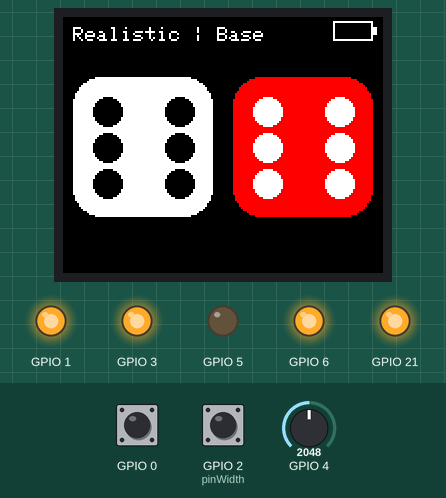
Simulated run of this program. Board: ESP32-C3. On the bench: 160×128 colour display, output pins drawn as LEDs (lit = HIGH). The inputs (shaded band) are chosen by the test bench; at power-on: GPIO 0 HIGH, GPIO 2 (pinWidth) HIGH, GPIO 4 = 2048 (analog values on the 0–4095 scale). Random numbers use the default seed unless the program sets one; EEPROM starts erased.

Above: at 1.6 s.
1.7 s: GPIO 0 pulled LOW for 0.15 s
At 1.96 s:
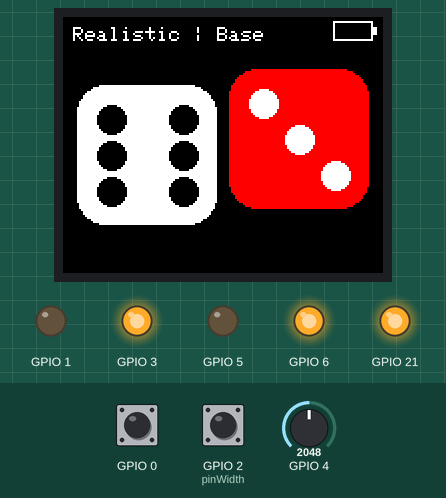
2.4 s: GPIO 2 (pinWidth) pulled LOW for 1 s
At 4.1 s:
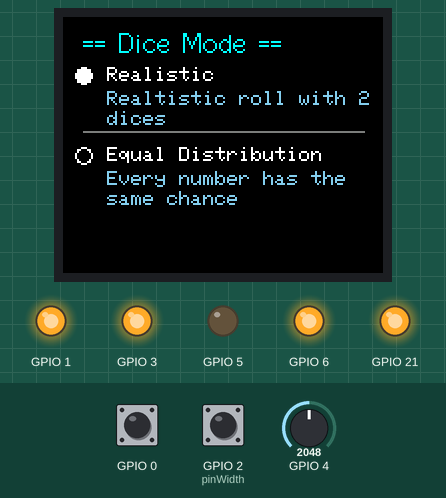
4.9 s: GPIO 2 (pinWidth) pulled LOW for 0.15 s
At 6.0 s:
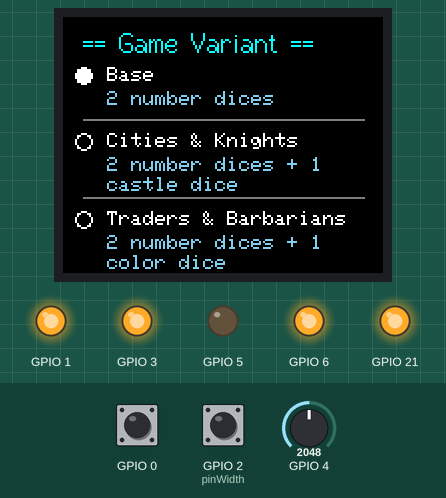
6.5 s: GPIO 2 (pinWidth) pulled LOW for 0.15 s
At 7.2 s:
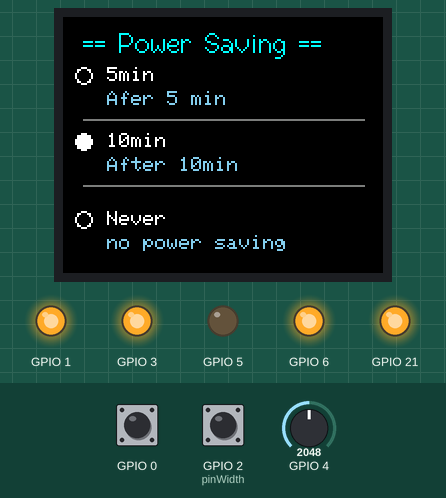
8.1 s: GPIO 0 pulled LOW for 0.15 s
At 9.4 s:
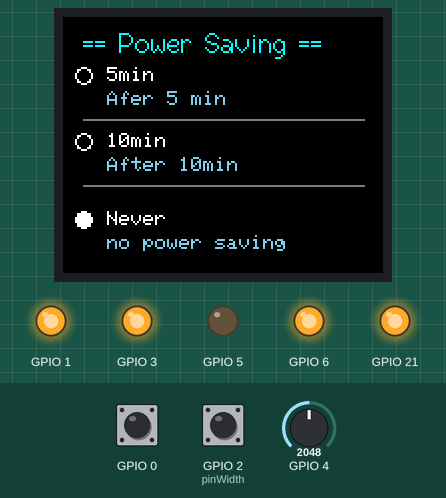
9.7 s: GPIO 2 (pinWidth) pulled LOW for 0.15 s
At 11.3 s:
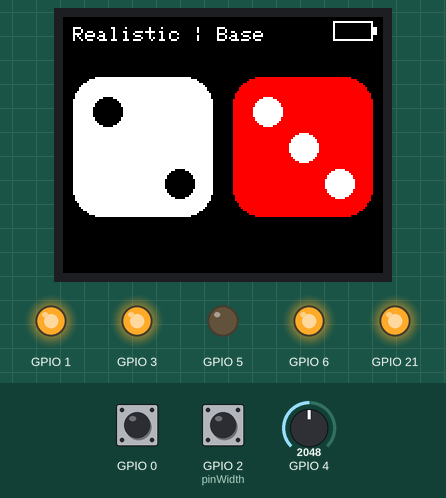
Timing chart, 0 to 12.4 s (numbered marks = the images above; inputs shaded):
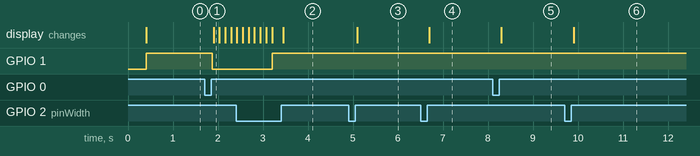

The program:

main.cpp
```cpp
#include <Arduino.h>
#include <esp_sleep.h>
#include <TFT_eSPI.h> // Graphics and font library for ST7735 driver chip
#include <SPI.h>
#include <bitmaps.h>
#include <esp_adc_cal.h>
#include <Preferences.h>
#include <AceButton.h>
using namespace ace_button;

TFT_eSPI tft = TFT_eSPI();
Preferences prefs;
esp_adc_cal_characteristics_t adc_chars;

AceButton button;
AceButton menuButton;

#define R1 51000.0
#define R2 51000.0

enum DiceMode
{
  REALISTIC,
  EQUAL
};
enum GameVariant
{
  BASE,
  CITIES_AND_KNIGHTS,
  TRADERS_AND_BARBARIANS,
};

enum DiceType
{
  NUMBER,
  COLOR,
  CASTLE
};

enum PowerSaveMode
{
  NEVER,
  AFTER_5_MIN,
  AFTER_10_MIN
};

// strukt for dices
struct Dice
{
  uint16_t color;
  uint16_t dotColor;
  uint8_t number;
  uint8_t diceSize;
  uint8_t dotSize;
  DiceType type;
};

// Default Values
const int twoDiceSize = 70;
const int threeDiceSize = 50;
const int twoDiceDotSize = twoDiceSize / 10;
RTC_DATA_ATTR Dice whiteDice = {TFT_WHITE, TFT_BLACK, 6, twoDiceSize, twoDiceDotSize, NUMBER};
RTC_DATA_ATTR Dice redDice = {TFT_RED, TFT_WHITE, 6, twoDiceSize, twoDiceDotSize, NUMBER};
RTC_DATA_ATTR Dice castleDice = {TFT_WHITE, TFT_BLACK, 6, threeDiceSize, 0, CASTLE};
RTC_DATA_ATTR Dice colorDice = {TFT_WHITE, TFT_BLACK, 6, threeDiceSize, threeDiceSize / 3, COLOR};
DiceMode diceMode = REALISTIC;
GameVariant gameVariant = BASE;
PowerSaveMode powerSaveMode = AFTER_10_MIN;
uint32_t lastBatteryCheck = 0;
uint16_t batteryCheckInterval = 10000; // 10 seconds
float_t batteryVoltage = 0;
uint8_t batteryPercentage = 0;

uint32_t lastButtonPress = 0;

// Array to store rolled dice statistics (indices 2-12)
RTC_DATA_ATTR uint16_t diceStatistics[13] = {0};

uint8_t menuPage = 0;
bool isInMenu = false;
bool isInStats = false;

// Forward reference to prevent Arduino compiler becoming confused.
void handleButton(AceButton *, uint8_t, uint8_t);
void displayStatus();
void drawDot(int x, int y, Dice dice);
void drawSingleDice(int x, int y, Dice dice);
int getSingleDiceNumber();
void setDiceSize(uint8_t size, Dice *dice);
void rollDice();
void displayStatistics();
void resetStatistics();
void animateRoll(Dice *dice1, Dice *dice2, Dice *extra);
void showDiceScreen();
void setTwoDiceNumbers(Dice *dice1, Dice *dice2, bool addToStatistics = true);
void setCorrectDiceSize();
void showMenuPage();
void drawMenuOption(int y, const char *label, const char *description, bool selected, bool drawLineBelow = true);
float readBatteryVoltage();
int voltageToPercentage(float voltage);
void drawBatteryIcon(int x, int y, uint8_t percentage);
void loadSettings();
void saveSettings();
void setMainButtonLed(bool state)
{
  digitalWrite(BUTTON_LED_PIN, state ? HIGH : LOW);
}
void setMenuButtonLed(bool state)
{
  digitalWrite(MENU_LED_PIN, state ? HIGH : LOW);
}
void enterDeepSleep()
{
  // digitalWrite(DISPLAY_VCC_PIN, LOW);
  // digitalWrite(DISPLAY_BL_PIN, LOW);
  // Wakeup-source
  esp_deep_sleep_enable_gpio_wakeup((1ULL << BUTTON_PIN), ESP_GPIO_WAKEUP_GPIO_LOW);
  esp_deep_sleep_start();
}

void setup(void)
{
  Serial.begin(115200);
  // Serial.end();
  pinMode(BUTTON_PIN, INPUT_PULLUP);
  pinMode(BUTTON_LED_PIN, OUTPUT);
  pinMode(MENU_PIN, INPUT_PULLUP);
  pinMode(MENU_LED_PIN, OUTPUT);

  // Both buttos sharing the same config. Therefore we need to set the features etc only once.
  button.init((uint8_t)BUTTON_PIN, HIGH, 1);
  menuButton.init((uint8_t)MENU_PIN, HIGH, 2);
  button.setEventHandler(handleButton);
  button.getButtonConfig()->setFeature(AceButton::kEventClicked);
  button.getButtonConfig()->setFeature(AceButton::kEventLongPressed);
  button.getButtonConfig()->setClickDelay(500);

  // Battery state // ADC-Kalibrierung
  analogReadResolution(12); // 12-Bit-Resolution
  esp_adc_cal_characterize(ADC_UNIT_1, ADC_ATTEN_DB_11, ADC_WIDTH_BIT_12, 1100, &adc_chars);
  batteryVoltage = readBatteryVoltage();
  batteryPercentage = voltageToPercentage(batteryVoltage);
  lastBatteryCheck = millis();

  // load settings
  loadSettings();

  // Display
  pinMode(DISPLAY_GND_PIN, OUTPUT);
  pinMode(DISPLAY_VCC_PIN, OUTPUT);
  digitalWrite(DISPLAY_GND_PIN, LOW);  // GND
  digitalWrite(DISPLAY_VCC_PIN, HIGH); // VCC
  pinMode(DISPLAY_BL_PIN, OUTPUT);
  digitalWrite(DISPLAY_BL_PIN, HIGH); // BL
  delay(200);                         // Wait for the display to power up
  tft.init();
  tft.setRotation(3);
  tft.fillScreen(TFT_BLACK);

  setMenuButtonLed(1);
  setCorrectDiceSize();
  showDiceScreen();

  lastButtonPress = millis();
}

void loop()
{
  // rollDice();
  // delay(30000);
  button.check();
  menuButton.check();
  // Battery check
  if (millis() - lastBatteryCheck > batteryCheckInterval)
  {
    batteryVoltage = readBatteryVoltage();
    batteryPercentage = voltageToPercentage(batteryVoltage);
    lastBatteryCheck = millis();
  }
  // Power saving
  if ((powerSaveMode == AFTER_5_MIN && millis() - lastButtonPress > 5 * 60 * 1000) ||
      (powerSaveMode == AFTER_10_MIN && millis() - lastButtonPress > 10 * 60 * 1000))
  {
    delay(100);
    enterDeepSleep();
  }
}

void loadSettings()
{
  prefs.begin("dice-settings", true); // "true" = read-only mode
  diceMode = (DiceMode)prefs.getUChar("dicemode", REALISTIC);
  gameVariant = (GameVariant)prefs.getUChar("gamevariant", BASE);
  powerSaveMode = (PowerSaveMode)prefs.getUChar("powersave", AFTER_10_MIN);
  prefs.end();
}

void saveSettings()
{
  prefs.begin("dice-settings", false);
  prefs.putUChar("dicemode", (uint8_t)diceMode);
  prefs.putUChar("gamevariant", (uint8_t)gameVariant);
  prefs.putUChar("powersave", (uint8_t)powerSaveMode);
  prefs.end();
}

void setCorrectDiceSize()
{
  if (gameVariant == BASE)
  {
    setDiceSize(twoDiceSize, &whiteDice);
    setDiceSize(twoDiceSize, &redDice);
  }
  else if (gameVariant == TRADERS_AND_BARBARIANS || gameVariant == CITIES_AND_KNIGHTS)
  {
    setDiceSize(threeDiceSize, &whiteDice);
    setDiceSize(threeDiceSize, &redDice);
    setDiceSize(threeDiceSize, &colorDice);
    setDiceSize(threeDiceSize, &castleDice);
  }
}

// convert battery voltage to percentage
int voltageToPercentage(float voltage)
{
  if (voltage >= 4.05)
    return 100;
  if (voltage >= 4.00)
    return 90;
  if (voltage >= 3.90)
    return 80;
  if (voltage >= 3.80)
    return 70;
  if (voltage >= 3.70)
    return 50;
  if (voltage >= 3.60)
    return 30;
  if (voltage >= 3.50)
    return 20;
  if (voltage >= 3.40)
    return 10;
  return 0; // below 3.50V is considered empty
}

// Measure the battery voltage
float readBatteryVoltage()
{
  uint32_t raw = analogRead(BATTERY_PIN);
  uint32_t millivolts = esp_adc_cal_raw_to_voltage(raw, &adc_chars);

  float voltageADC = millivolts / 1000.0; // Millivolt zu Volt
  float batteryVoltage = voltageADC / (R2 / (R1 + R2));

  return batteryVoltage;
}

void drawBatteryIcon(int x, int y, uint8_t percentage)
{
  const int w = 20;             // Breite des Symbols
  const int h = 10;             // Höhe des Symbols
  const int levelWidth = w - 4; // Breite der Füllanzeige
  const int pinWidth = 2;

  // Gehäuse
  tft.drawRect(x, y, w, h, TFT_WHITE);
  tft.fillRect(x + w, y + 3, pinWidth, h - 6, TFT_WHITE); // kleiner "Pin" rechts

  // Füllung je nach Akkustand
  int fill = map(percentage, 0, 100, 0, levelWidth);
  uint16_t fillColor = TFT_GREEN;
  if (percentage <= 20)
    fillColor = TFT_RED;
  else if (percentage <= 50)
    fillColor = TFT_ORANGE;

  tft.fillRect(x + 2, y + 2, fill, h - 4, fillColor);
}

void showDiceScreen()
{
  tft.fillScreen(TFT_BLACK);
  displayStatus();

  if (gameVariant == BASE)
  {
    drawSingleDice(5, 30, whiteDice);
    drawSingleDice(85, 30, redDice);
  }
  else if (gameVariant == TRADERS_AND_BARBARIANS)
  {
    drawSingleDice(20, 20, whiteDice);
    drawSingleDice(95, 20, redDice);
    drawSingleDice(55, 75, colorDice);
  }
  else if (gameVariant == CITIES_AND_KNIGHTS)
  {
    drawSingleDice(20, 20, whiteDice);
    drawSingleDice(95, 20, redDice);
    drawSingleDice(55, 75, castleDice);
  }
  setMainButtonLed(1);
}

void animateRoll(Dice *dice1, Dice *dice2, Dice *extra)
{
  for (int i = 0; i < 10; i++)
  {
    tft.fillRect(0, 15, 260, 128 - 15, TFT_BLACK);

    int offsetX = random(-5, 5);
    int offsetY = random(-5, 5);

    setTwoDiceNumbers(dice1, dice2, false);
    if (extra != nullptr)
    {
      extra->number = getSingleDiceNumber();
    }

    if (gameVariant == BASE)
    {
      drawSingleDice(5 + offsetX, 30 + offsetY, *dice1);
      drawSingleDice(85 - offsetX, 30 - offsetY, *dice2);
    }
    else if (gameVariant == TRADERS_AND_BARBARIANS || gameVariant == CITIES_AND_KNIGHTS)
    {
      drawSingleDice(20 + offsetX, 20 + offsetY, *dice1);
      drawSingleDice(95 + offsetX, 20 + offsetY, *dice2);
      drawSingleDice(55 + offsetX, 75 + offsetY, *extra);
    }
    delay(100);
  }
}

void rollDice()
{
  if (gameVariant == BASE)
  {
    animateRoll(&whiteDice, &redDice, nullptr);
    setTwoDiceNumbers(&whiteDice, &redDice, true);
  }
  else if (gameVariant == TRADERS_AND_BARBARIANS)
  {
    animateRoll(&whiteDice, &redDice, &colorDice);
    setTwoDiceNumbers(&whiteDice, &redDice, true);
    colorDice.number = getSingleDiceNumber();
  }
  else if (gameVariant == CITIES_AND_KNIGHTS)
  {
    animateRoll(&whiteDice, &redDice, &castleDice);
    setTwoDiceNumbers(&whiteDice, &redDice, true);
    castleDice.number = getSingleDiceNumber();
  }

  showDiceScreen();
}

void handleButton(AceButton *button, uint8_t eventType, uint8_t /*buttonState*/)
{
  if (button->getId() == 1) // Main button
  {
    lastButtonPress = millis();
    if (eventType == AceButton::kEventClicked)
    {
      if (isInMenu)
      {
        switch (menuPage)
        {
        case 0: // Dice Mode
          diceMode = (diceMode == REALISTIC) ? EQUAL : REALISTIC;
          break;
        case 1: // Game Variant
          gameVariant = static_cast<GameVariant>((gameVariant + 1) % 3);
          setCorrectDiceSize();
          break;
        case 2: // Power saving
          powerSaveMode = static_cast<PowerSaveMode>((powerSaveMode + 1) % 3);
          break;
        }
        showMenuPage();
      }
      else if (isInStats)
      {
        isInStats = false;
        showDiceScreen();
      }
      else
      {
        setMainButtonLed(0);
        rollDice();
      }
    }
    else if (eventType == AceButton::kEventLongPressed)
    {
      if (!isInMenu)
        displayStatistics();
    }
  }
  else if (button->getId() == 2) // Menu button
  {
    lastButtonPress = millis();
    if (eventType == AceButton::kEventClicked)
    {
      if (!isInMenu)
      {
        isInMenu = true;
        menuPage = 0;
        showMenuPage();
      }
      else
      {
        menuPage++;
        if (menuPage > 2)
        {
          isInMenu = false;
          saveSettings();
          resetStatistics();
          showDiceScreen();
        }
        else
        {
          showMenuPage();
        }
      }
    }
    else if (eventType == AceButton::kEventLongPressed)
    {
      if (!isInMenu)
        resetStatistics();
    }
  }
}

void drawMenuOption(int y, const char *label, const char *description, bool selected, bool drawLineBelow)
{
  int x = 10;
  int radius = 4;
  tft.setTextSize(1);

  // Radio Button
  tft.drawCircle(x, y + 4, radius, TFT_WHITE);
  if (selected)
  {
    tft.fillCircle(x, y + 4, radius - 1, TFT_WHITE);
  }

  // Option Label
  tft.setCursor(x + 12, y);
  tft.setTextColor(TFT_WHITE);
  tft.print(label);

  // Beschreibung
  tft.setTextColor(TFT_SKYBLUE);
  const int maxCharsPerLine = 22;
  int descY = y + 12;
  int indentX = x + 12;

  size_t len = strlen(description);
  if (len > maxCharsPerLine)
  {
    // Finde letztes Leerzeichen vor Grenze
    int splitPos = maxCharsPerLine;
    for (int i = maxCharsPerLine; i >= 0; i--)
    {
      if (description[i] == ' ')
      {
        splitPos = i;
        break;
      }
    }

    char firstLine[splitPos + 1];
    strncpy(firstLine, description, splitPos);
    firstLine[splitPos] = '\0';

    const char *secondLine = description + splitPos + 1;

    tft.setCursor(indentX, descY);
    tft.print(firstLine);

    tft.setCursor(indentX, descY + 10);
    tft.print(secondLine);
    // Trennlinie darunter
    if (drawLineBelow)
    {
      tft.drawLine(x, y + 32, 160 - x, y + 32, TFT_DARKGREY);
    }
  }
  else
  {
    tft.setCursor(indentX, descY);
    tft.print(description);
    // Trennlinie darunter
    if (drawLineBelow)
    {
      tft.drawLine(x, y + 26, 160 - x, y + 26, TFT_DARKGREY);
    }
  }
}

void showMenuPage()
{
  tft.fillScreen(TFT_BLACK);
  tft.setTextColor(TFT_CYAN);
  tft.setCursor(10, 5);

  if (menuPage == 0)
  {
    tft.setTextFont(2);
    tft.println("== Dice Mode ==");
    tft.setTextFont(1);

    drawMenuOption(25, "Realistic",
                   "Realtistic roll with 2 dices",
                   diceMode == REALISTIC);
    drawMenuOption(65, "Equal Distribution",
                   "Every number has the same chance",
                   diceMode == EQUAL,
                   false);

    tft.setCursor(10, 100);
    tft.setTextColor(TFT_YELLOW);
  }

  else if (menuPage == 1)
  {
    tft.setTextFont(2);
    tft.println("== Game Variant ==");
    tft.setTextFont(1);

    drawMenuOption(25, "Base",
                   "2 number dices",
                   gameVariant == BASE);
    drawMenuOption(58, "Cities & Knights",
                   "2 number dices + 1 castle dice",
                   gameVariant == CITIES_AND_KNIGHTS);
    drawMenuOption(97, "Traders & Barbarians",
                   "2 number dices + 1 color dice",
                   gameVariant == TRADERS_AND_BARBARIANS,
                   false);

    tft.setCursor(10, 125);
    tft.setTextColor(TFT_YELLOW);
  }
  else if (menuPage == 2)
  {
    tft.setTextFont(2);
    tft.println("== Power Saving ==");
    tft.setTextFont(1);

    drawMenuOption(25, "5min",
                   "Afer 5 min",
                   powerSaveMode == AFTER_5_MIN);
    drawMenuOption(58, "10min",
                   "After 10min",
                   powerSaveMode == AFTER_10_MIN);
    drawMenuOption(97, "Never",
                   "no power saving",
                   powerSaveMode == NEVER,
                   false);

    tft.setCursor(10, 125);
    tft.setTextColor(TFT_YELLOW);
  }
}

void displayStatus()
{
  tft.setTextSize(1);
  tft.setTextColor(TFT_WHITE, TFT_BLACK);
  tft.setCursor(5, 5);
  tft.print((diceMode == REALISTIC) ? "Realistic" : "Equal");
  tft.print(" | ");
  switch (gameVariant)
  {
  case CITIES_AND_KNIGHTS:
    tft.print("Cities");
    break;
  case TRADERS_AND_BARBARIANS:
    tft.print("Traders");
    break;

  default:
    tft.print("Base");
    break;
  }
  // tft.setCursor(135, 5);
  // tft.setTextColor(TFT_YELLOW, TFT_BLACK);
  // tft.print(batteryPercentage);
  // tft.print("% ");
  drawBatteryIcon(135, 2, batteryPercentage);
}

void drawDot(int x, int y, Dice dice)
{
  tft.fillCircle(x, y, dice.dotSize, dice.dotColor);
}

void drawSingleDice(int x, int y, Dice dice)
{
  int radius = dice.diceSize / 5; // corner radius
  tft.fillRoundRect(x, y, dice.diceSize, dice.diceSize, radius, dice.color);

  if (dice.type == NUMBER)
  {
    int offset = dice.diceSize / 4;
    int cx = x + dice.diceSize / 2;
    int cy = y + dice.diceSize / 2;

    // Middle dot
    if (dice.number % 2 == 1)
      drawDot(cx, cy, dice);

    // Top-left and bottom-right dots
    if (dice.number > 1)
    {
      drawDot(x + offset, y + offset, dice);
      drawDot(x + dice.diceSize - offset, y + dice.diceSize - offset, dice);
    }

    // Top-right and bottom-left dots
    if (dice.number > 3)
    {
      drawDot(x + dice.diceSize - offset, y + offset, dice);
      drawDot(x + offset, y + dice.diceSize - offset, dice);
    }

    // Middle dots left and right for number 6
    if (dice.number == 6)
    {
      drawDot(x + offset, cy, dice);
      drawDot(x + dice.diceSize - offset, cy, dice);
    }
  }
  else if (dice.type == COLOR)
  {
    uint16_t colors[7] = {TFT_WHITE, TFT_GREEN, TFT_GREEN, TFT_GOLD, TFT_GOLD, TFT_PURPLE, TFT_PURPLE};
    int cx = x + dice.diceSize / 2;
    int cy = y + dice.diceSize / 2;
    tft.fillCircle(cx, cy, dice.dotSize, colors[dice.number]);
  }
  else if (dice.type == CASTLE)
  {
    int bmpSize = 40;
    int cx = x + dice.diceSize / 2 - bmpSize / 2;
    int cy = y + dice.diceSize / 2 - bmpSize / 2;
    if (dice.number == 1 || dice.number == 2 || dice.number == 3)
    {
      tft.drawBitmap(cx, cy, pirateShip, bmpSize, bmpSize, TFT_WHITE, TFT_BLACK);
    }
    else if (dice.number == 4)
    {
      tft.drawBitmap(cx, cy, burg, bmpSize, bmpSize, TFT_WHITE, TFT_BLUE);
    }
    else if (dice.number == 5)
    {
      tft.drawBitmap(cx, cy, burg, bmpSize, bmpSize, TFT_WHITE, TFT_GOLD);
    }
    else if (dice.number == 6)
    {
      tft.drawBitmap(cx, cy, burg, bmpSize, bmpSize, TFT_WHITE, TFT_GREEN);
    }
  }
}

int getSingleDiceNumber()
{
  return random(1, 7);
}

void setTwoDiceNumbers(Dice *dice1, Dice *dice2, bool addToStatistics)
{
  if (diceMode == EQUAL)
  {
    int sum = random(2, 13);
    int number1 = 0;
    int number2 = 0;

    if (sum == 2)
    {
      number1 = number2 = 1;
    }
    else if (sum == 12)
    {
      number1 = number2 = 6;
    }
    else
    {
      // Ensure both dice are valid
      do
      {
        number1 = random(1, 7);
        number2 = sum - number1;
      } while (number2 < 1 || number2 > 6);
    }

    dice1->number = number1;
    dice2->number = number2;

    // Update statistics
    if (addToStatistics)
    {
      diceStatistics[sum]++;
    }
  }
  else if (diceMode == REALISTIC)
  {
    int number1 = getSingleDiceNumber();
    int number2 = getSingleDiceNumber();

    dice1->number = number1;
    dice2->number = number2;
    // Update the statistics
    if (addToStatistics)
    {
      diceStatistics[number1 + number2]++;
    }
  }
}

void setDiceSize(uint8_t size, Dice *dice)
{
  dice->diceSize = size;
  if (dice->type == NUMBER)
  {
    dice->dotSize = size / 10;
  }
  else if (dice->type == COLOR)
  {
    dice->dotSize = size / 3;
  }
}

void displayStatistics()
{
  tft.fillScreen(TFT_BLACK);
  tft.setCursor(5, 5);
  tft.setTextSize(1);
  tft.setTextColor(TFT_YELLOW);
  tft.println("Dice Statistics (2-12):");

  for (int i = 2; i <= 12; i++)
  {
    tft.setCursor(5, 10 + (i - 1) * 10);
    tft.printf("%2d: %d\n", i, diceStatistics[i]);
  }
  isInStats = true;
}

void resetStatistics()
{
  for (int i = 2; i <= 12; i++)
  {
    diceStatistics[i] = 0;
  }
}
```

Source omitted: bitmaps.h (data table, 2670 bytes)

Measured:
- after the input at 1.7 s, GPIO 1: HIGH → LOW after 0.17 s; the display: changes after 0.20 s (image 1)
- after the input at 4.9 s, the display: changes after 0.20 s (image 3)
- after the input at 6.5 s, the display: changes after 0.20 s (image 4)
- after the input at 8.1 s, the display: changes after 0.19 s (image 5)
- after the input at 9.7 s, the display: changes after 0.21 s (image 6)
